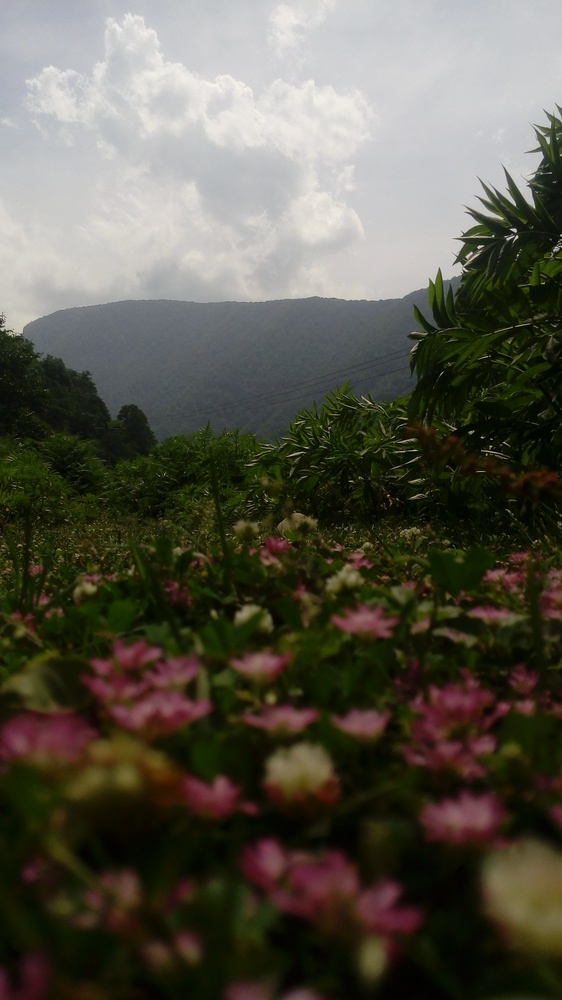
#> input picture Image/20230526_141939.jpg, 562 x 1000 px, shrunk from 2336 x 4160 before the run
$ python -i old.py   (imports and definitions only)
#> lines starting #> are read from the running program, lines starting #| are printed output that depends on the picture
#> further down, picture is the input picture: shape (1000, 562, 3); mean B, G, R 73.2, 85.7, 88.4
import cv2
import numpy as np
import matplotlib.pyplot as plt
import PIL
import requests
from io import BytesIO
import sys

# [12 lines left out: functions show_mult_img, display_hist_plt, not called in this run]

def show_img_plt(img, c_map ='gray', dpi=100, fig_hight=8, fig_width=6, vmin=0, vmax=255):
    plt.figure(figsize=(fig_hight, fig_width), dpi=dpi)
    plt.imshow(img, cmap=c_map, vmin=vmin, vmax=vmax)

# [10 lines left out: functions show_img_cv, show_img, not called in this run]

class ImageNoise:
    """
    Class to add different types of noise to an image. The types of noise that can be added are:
    - Gaussian
    - Salt and Pepper
    - Poisson
    - Speckle

    The image is passed in when creating an object of the class.

    Parameters
    ----------
    image : ndarray
        The input image.
    """
    def __init__(self, image):
        self.image = image

    # [101 lines left out: functions add_gauss_noise, add_sp_noise, add_poisson_noise, add_speckle_noise, add_noise, not called in this run]

class ImageNoiseRGB:
    """
    Class to add different types of noise to an image. The types of noise that can be added are:
    - Gaussian
    - Salt and Pepper
    - Poisson
    - Speckle

    The image is passed in when creating an object of the class.

    Parameters
    ----------
    image : ndarray
        The input image.
    """
    def __init__(self, image):
        self.image = image

    # [104 lines left out: functions add_gauss_noise, add_sp_noise, add_poisson_noise, add_speckle_noise, add_noise, not called in this run]


class SpatialFilter:
    def __init__(self, image):
        self.image = image

    def mean_filter(self, filter_size, padding=0):
        padded_image = cv2.copyMakeBorder(self.image, padding, padding, padding, padding, cv2.BORDER_CONSTANT)
        return cv2.blur(padded_image, (filter_size, filter_size))

    def median_filter(self, filter_size, padding=0):
        padded_image = cv2.copyMakeBorder(self.image, padding, padding, padding, padding, cv2.BORDER_CONSTANT)
        return cv2.medianBlur(padded_image, filter_size)

    def adaptive_filter(self, filter_size, padding=0):
        padded_image = cv2.copyMakeBorder(self.image, padding, padding, padding, padding, cv2.BORDER_CONSTANT)
        return cv2.adaptiveThreshold(padded_image, 255, cv2.ADAPTIVE_THRESH_MEAN_C, cv2.THRESH_BINARY, filter_size, 2)

    # [11 lines left out: function apply_filter, not called in this run]

# [39 lines of commented-out code are left out]

class SpatialFilterRGB:
    def __init__(self, image):
        self.BGR_image = image

    # [4 lines left out: function mean_filter, not called in this run]

    def median_filter(self, filter_size, padding=0):
        padded_image = cv2.copyMakeBorder(self.BGR_image, padding, padding, padding, padding, cv2.BORDER_CONSTANT)
        return cv2.medianBlur(padded_image, filter_size)

    # [17 lines left out: function adaptive_filter, not called in this run]
        # padded_image = cv2.copyMakeBorder(self.BGR_image, padding, padding, padding, padding, cv2.BORDER_CONSTANT)
        # return cv2.adaptiveThreshold(padded_image, 255, cv2.ADAPTIVE_THRESH_MEAN_C, cv2.THRESH_BINARY, filter_size, 2)


    FILTER_TYPE_MEAN = 'mean'
    FILTER_TYPE_MEDIAN = 'median'
    FILTER_TYPE_ADAPTIVE = 'adaptive'

    # [11 lines left out: function apply_filter, not called in this run]


class FrequencyFilter:
    def __init__(self, image):
        self.image = image

    # [43 lines left out: functions fftshift, ifftshift, create_mask, low_pass_filter, high_pass_filter, band_pass_filter and 1 more, not called in this run]

class FrequencyFilterRGB:
    def __init__(self, image):
        self.image = cv2.cvtColor(image, cv2.COLOR_BGR2GRAY)

    # [43 lines left out: functions fftshift, ifftshift, create_mask, low_pass_filter, high_pass_filter, band_pass_filter and 1 more, not called in this run]


class PointProcessing:
    def __init__(self, image):
        self.image = image

    # [38 lines left out: functions apply_threshold, apply_gamma_correction, apply_negative, apply_log_transform, apply_contrast_stretching, not called in this run]

class PointProcessingRGB:
    def __init__(self, image):
        self.image = image

    # [74 lines left out: functions apply_threshold, apply_gamma_correction, apply_negative, apply_log_transform, apply_contrast_stretching, not called in this run]


class HistogramEnhancement:
    def __init__(self, image):
        self.image = image

    # [12 lines left out: functions apply_histogram_equalization, match_histogram, not called in this run]

class HistogramEnhancementRGB:
    def __init__(self, image):
        self.image = image

    def apply_histogram_equalization(self):
        """
        Applies histogram equalization to the image.
        """
        if len(self.image.shape) == 3: # if the image is color
            b, g, r = cv2.split(self.image)
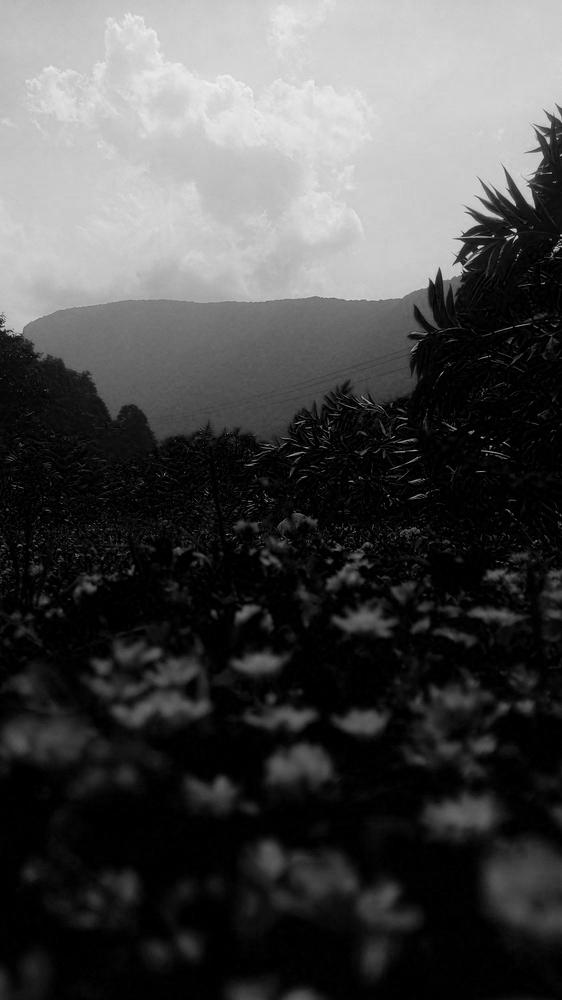
#> b: shape (1000, 562); min 0, max 241, mean 73.2
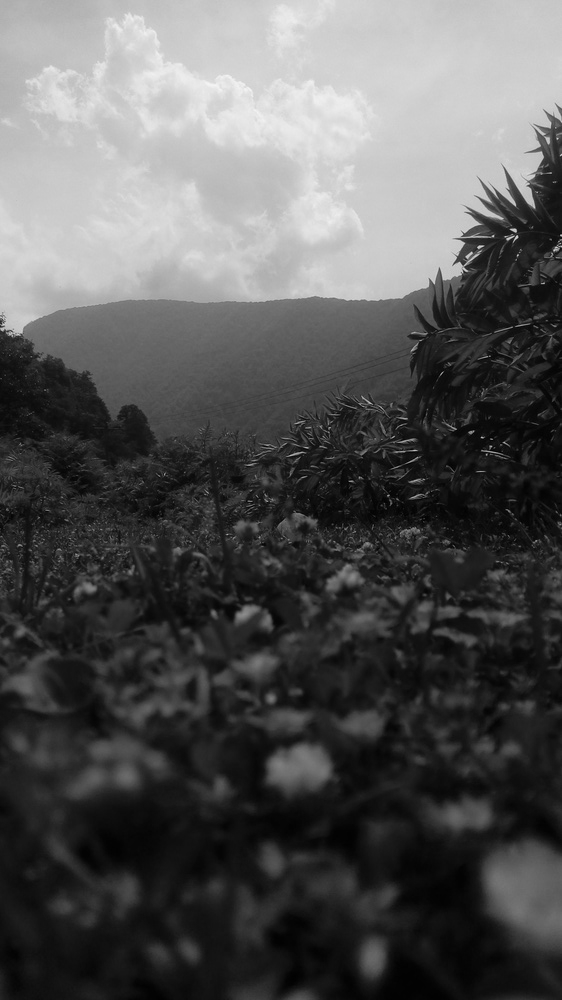
#> g: shape (1000, 562); min 1, max 245, mean 85.7
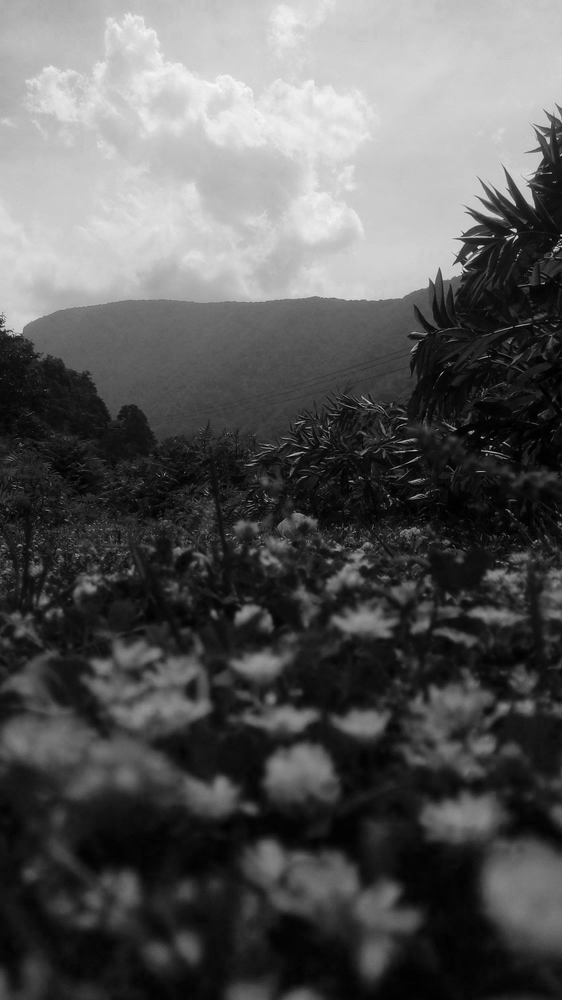
#> r: shape (1000, 562); min 0, max 248, mean 88.4
            b_eq = cv2.equalizeHist(b)
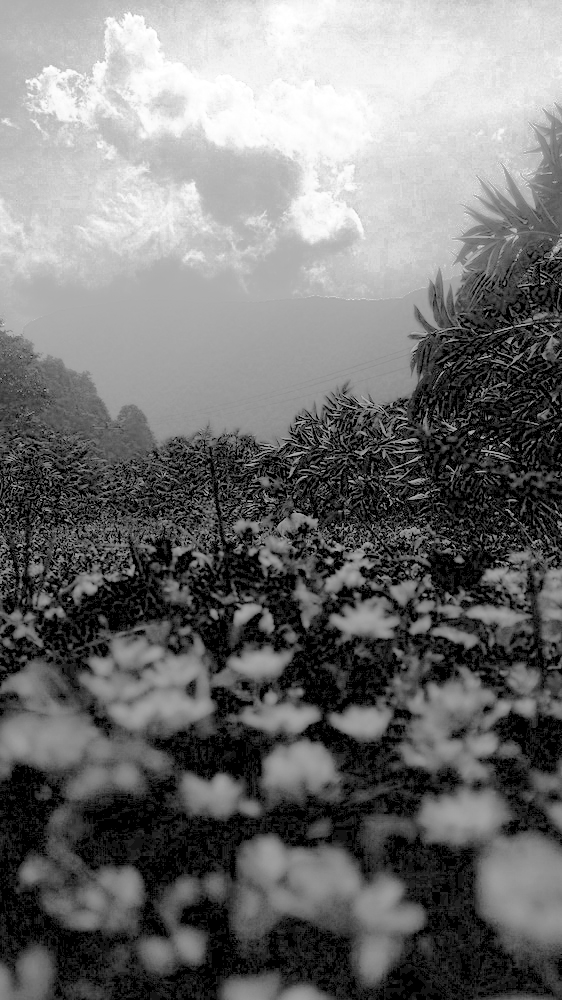
#> b_eq: shape (1000, 562); min 0, max 255, mean 113.5
            g_eq = cv2.equalizeHist(g)
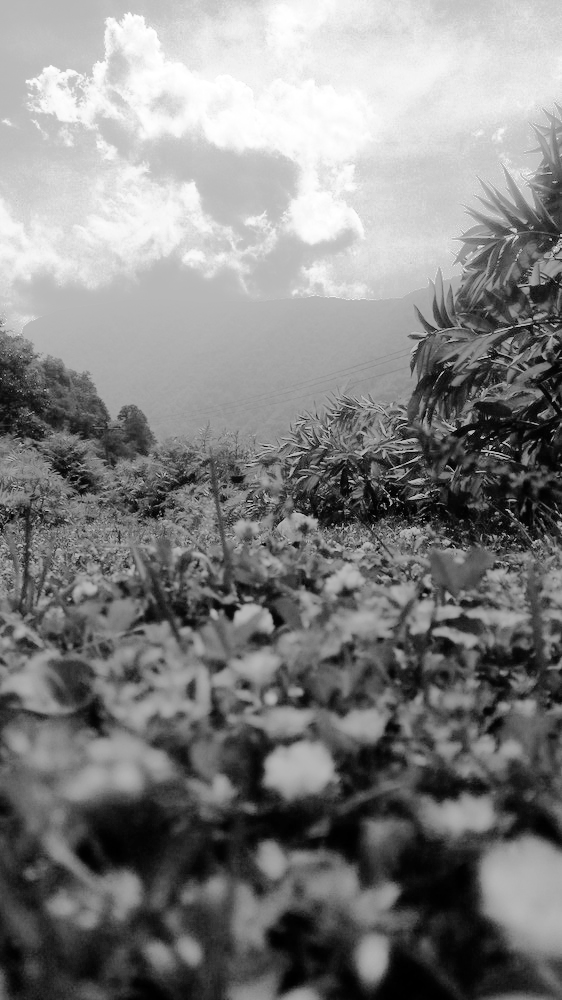
#> g_eq: shape (1000, 562); min 0, max 255, mean 128.7
            r_eq = cv2.equalizeHist(r)
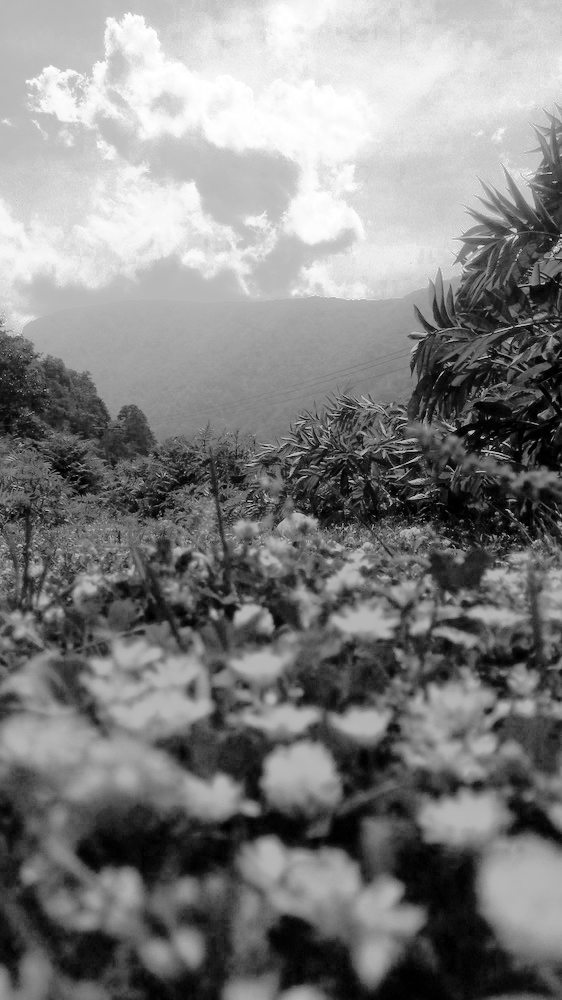
#> r_eq: shape (1000, 562); min 0, max 255, mean 128.5
            equalized = cv2.merge((b_eq, g_eq, r_eq))
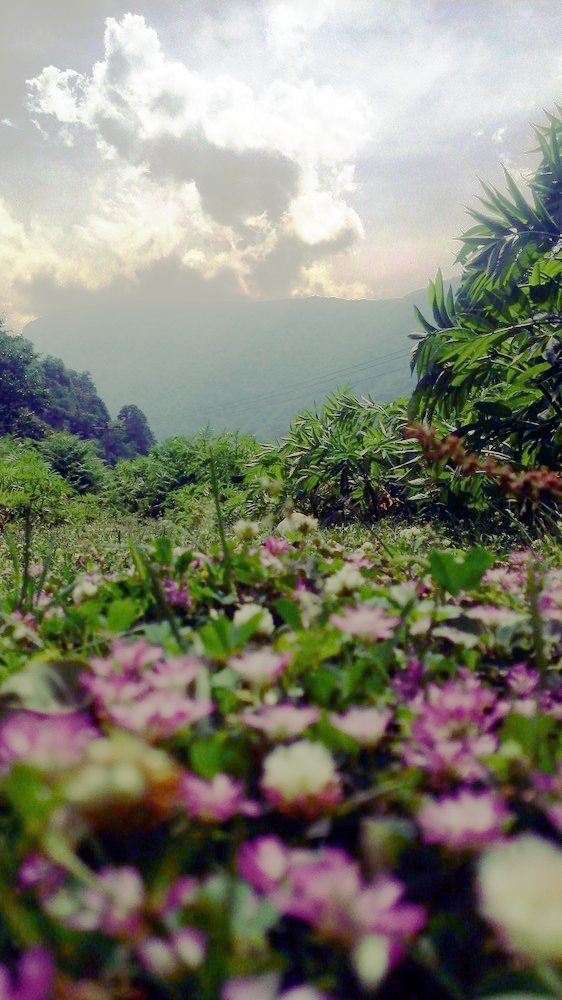
#> equalized: shape (1000, 562, 3); mean B, G, R 113.5, 128.7, 128.5
        else: # if the image is grayscale
            equalized = cv2.equalizeHist(self.image)
        return equalized

    # [15 lines left out: function match_histogram, not called in this run]


class ImageCompression:
    def __init__(self, image_path):
        self.image = image

    # [15 lines left out: functions compress_using_jpeg, compress_using_png, not called in this run]
    def compress_using_huffman(self):
        pass


# [5 lines left out: function ifftshift, not called in this run]

>>> import cv2
>>> picture = cv2.imread('../Image/20230526_141939.jpg')
>>> result = HistogramEnhancementRGB(picture).apply_histogram_equalization()
